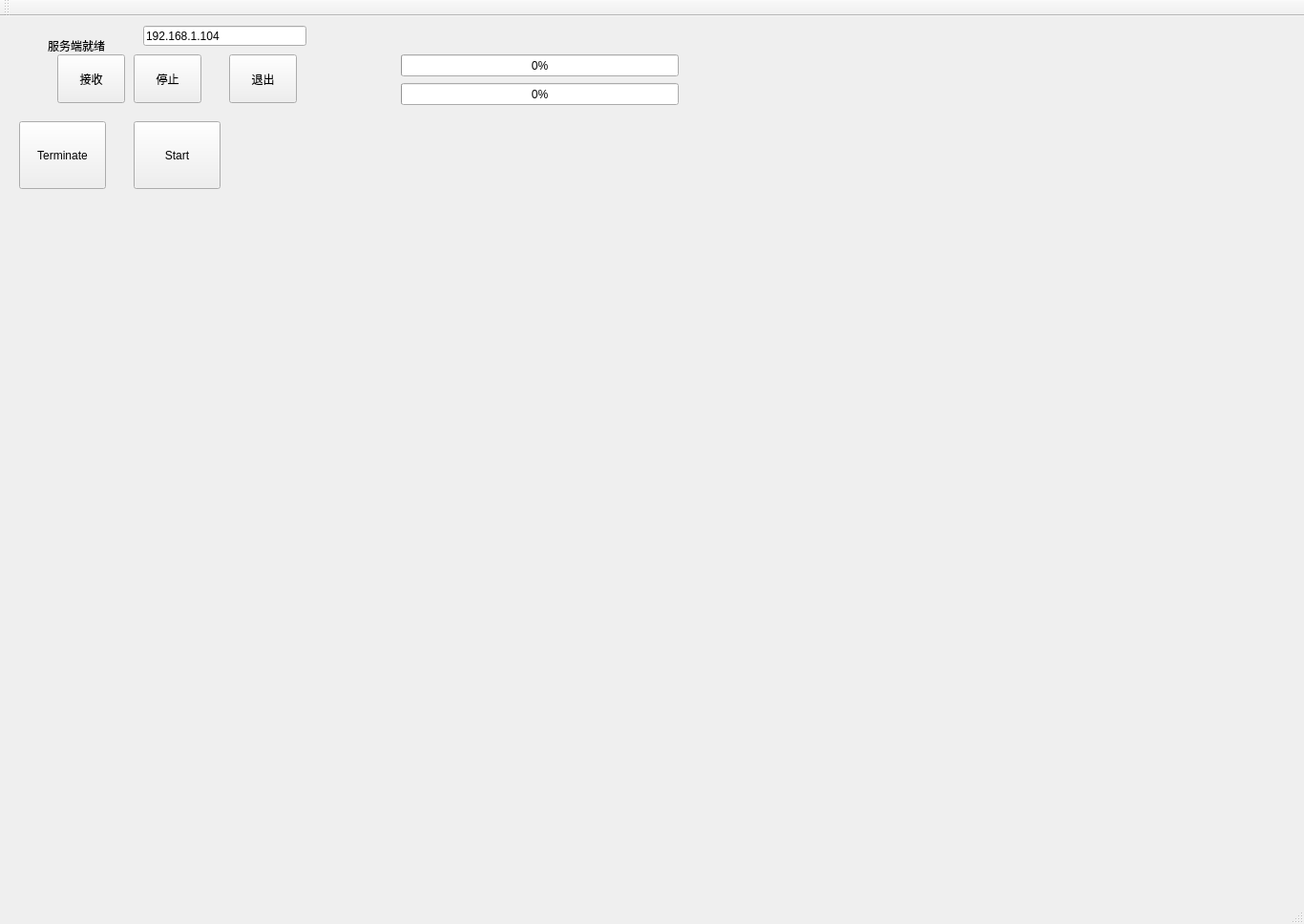
<?xml version="1.0" encoding="UTF-8"?>
<ui version="4.0">
 <class>Tcp_FileServer_Recv</class>
 <widget class="QMainWindow" name="Tcp_FileServer_Recv">
  <property name="geometry">
   <rect>
    <x>0</x>
    <y>0</y>
    <width>1366</width>
    <height>968</height>
   </rect>
  </property>
  <property name="windowTitle">
   <string>接收文件</string>
  </property>
  <widget class="QWidget" name="centralWidget">
   <widget class="QLabel" name="serverStatusLabel">
    <property name="geometry">
     <rect>
      <x>50</x>
      <y>20</y>
      <width>301</width>
      <height>21</height>
     </rect>
    </property>
    <property name="text">
     <string>服务端就绪</string>
    </property>
   </widget>
   <widget class="QPushButton" name="startButton">
    <property name="geometry">
     <rect>
      <x>60</x>
      <y>40</y>
      <width>71</width>
      <height>51</height>
     </rect>
    </property>
    <property name="text">
     <string>接收</string>
    </property>
   </widget>
   <widget class="QPushButton" name="quitButton">
    <property name="geometry">
     <rect>
      <x>240</x>
      <y>40</y>
      <width>71</width>
      <height>51</height>
     </rect>
    </property>
    <property name="text">
     <string>退出</string>
    </property>
   </widget>
   <widget class="QProgressBar" name="clientProgressBar">
    <property name="geometry">
     <rect>
      <x>420</x>
      <y>70</y>
      <width>291</width>
      <height>23</height>
     </rect>
    </property>
    <property name="value">
     <number>0</number>
    </property>
   </widget>
   <widget class="QProgressBar" name="serverProgressBar">
    <property name="geometry">
     <rect>
      <x>420</x>
      <y>40</y>
      <width>291</width>
      <height>23</height>
     </rect>
    </property>
    <property name="value">
     <number>0</number>
    </property>
   </widget>
   <widget class="QLabel" name="imageLabel">
    <property name="geometry">
     <rect>
      <x>0</x>
      <y>100</y>
      <width>1366</width>
      <height>768</height>
     </rect>
    </property>
    <property name="text">
     <string/>
    </property>
   </widget>
   <widget class="QLineEdit" name="lineEdit_ip">
    <property name="geometry">
     <rect>
      <x>150</x>
      <y>10</y>
      <width>171</width>
      <height>21</height>
     </rect>
    </property>
    <property name="text">
     <string>192.168.1.104</string>
    </property>
   </widget>
   <widget class="QPushButton" name="stopButton">
    <property name="geometry">
     <rect>
      <x>140</x>
      <y>40</y>
      <width>71</width>
      <height>51</height>
     </rect>
    </property>
    <property name="text">
     <string>停止</string>
    </property>
   </widget>
   <widget class="QPushButton" name="TerminateBtn">
    <property name="geometry">
     <rect>
      <x>20</x>
      <y>110</y>
      <width>91</width>
      <height>71</height>
     </rect>
    </property>
    <property name="text">
     <string>Terminate</string>
    </property>
   </widget>
   <widget class="QPushButton" name="StartBtn">
    <property name="geometry">
     <rect>
      <x>140</x>
      <y>110</y>
      <width>91</width>
      <height>71</height>
     </rect>
    </property>
    <property name="text">
     <string>Start</string>
    </property>
   </widget>
  </widget>
  <widget class="QMenuBar" name="menuBar">
   <property name="geometry">
    <rect>
     <x>0</x>
     <y>0</y>
     <width>1366</width>
     <height>22</height>
    </rect>
   </property>
  </widget>
  <widget class="QToolBar" name="mainToolBar">
   <attribute name="toolBarArea">
    <enum>TopToolBarArea</enum>
   </attribute>
   <attribute name="toolBarBreak">
    <bool>false</bool>
   </attribute>
  </widget>
  <widget class="QStatusBar" name="statusBar"/>
 </widget>
 <layoutdefault spacing="6" margin="11"/>
 <resources/>
 <connections/>
</ui>
